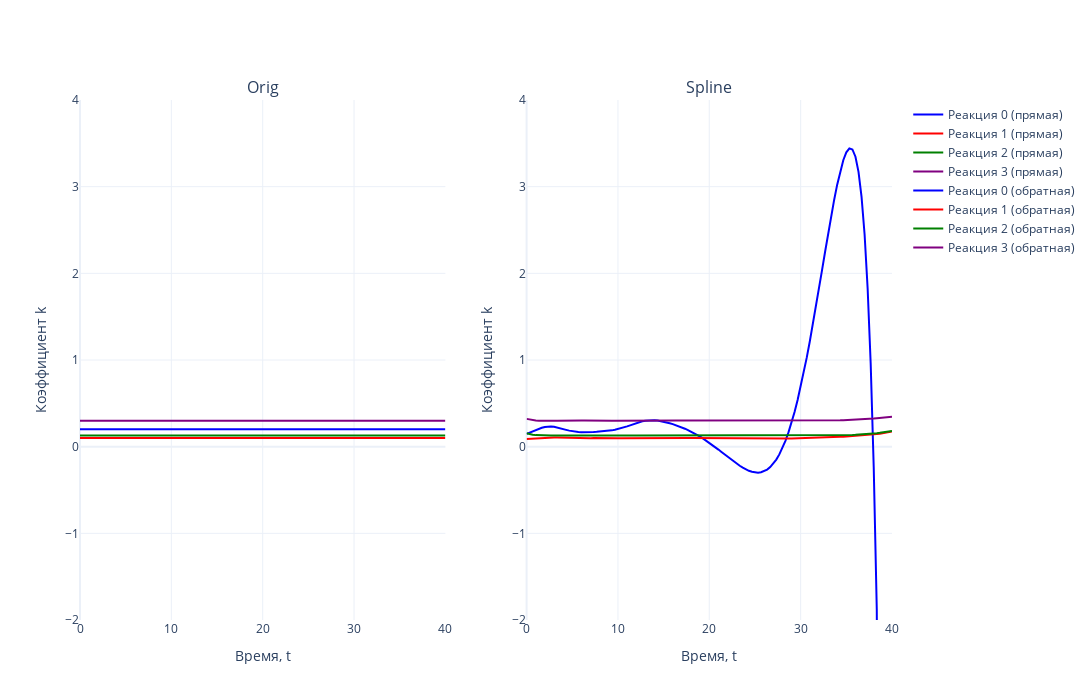

The code cell stored with this chart in its notebook:
### Markdown cell above
## Генерация k в ходе обратной задачи

### Code cell
# Задаем цвета (4 цвета для реакций)
colors = ['blue', 'red', 'green', 'purple']

# Создаем два подграфика (2 столбца, 1 строка)
fig = make_subplots(rows=1, cols=2, subplot_titles=['Orig', 'Spline'])

# Первый график (прямая задача)
for i in range(N_REACTION):  
    fig.add_trace(go.Scatter(
        x=tsteps, 
        y=K_TRUE[i, :], 
        mode='lines', 
        name=f'Реакция {i} (прямая)',
        line=dict(color=colors[i % len(colors)])  # Применяем цвета циклично
    ), row=1, col=1)

# Второй график (обратная задача)
for i in range(N_REACTION):  
    fig.add_trace(go.Scatter(
        x=tsteps, 
        y=k_spline_NM[i, :], 
        mode='lines', 
        name=f'Реакция {i} (обратная)',
        line=dict(color=colors[i % len(colors)])  # Применяем цвета циклично
    ), row=1, col=2)

# Настройки общего макета
fig.update_layout(
    template='plotly_white',
    width=1400,  # Общая ширина холста
    height=700,  # Высота холста
    showlegend=True
)

# Ограничение оси Y
fig.update_yaxes(range=[-2, 4], title_text='Коэффициент k', row=1, col=1)
fig.update_yaxes(range=[-2, 4], title_text='Коэффициент k', row=1, col=2)

# Подписи оси X
fig.update_xaxes(title_text='Время, t', row=1, col=1)
fig.update_xaxes(title_text='Время, t', row=1, col=2)

# Отображение графика
fig.show()
